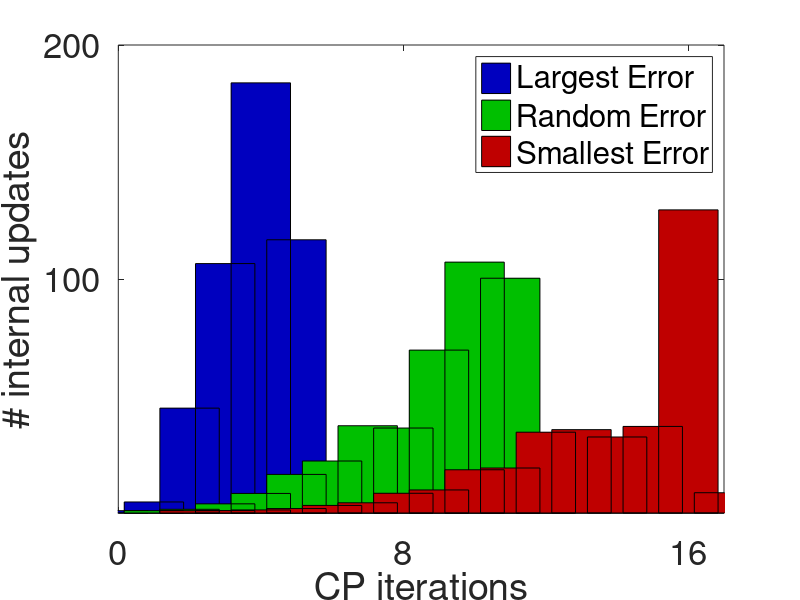

Here is the MATLAB script that generated this plot:
%  Auto-generated by MATLAB on 28-Nov-2014 15:53:21

%Get rid of anything that might pose a problem 
clear all

%load data
load UpPerCP;
ymatrix1 = UpPerCP';

%reorder Bars
tmp = ymatrix1(:,2);
ymatrix1(:,2) = ymatrix1(:,3);
ymatrix1(:,3) = tmp;

% Create figure
figure1 = figure;

% Create axes
axes1 = axes('Parent',figure1,'YTick',[100 200],'XTick',[0 8 16],...
    'FontSize',25);
xlim(axes1,[0 17]);
box(axes1,'on');
hold(axes1,'all');

% Create multiple lines using matrix input to bar
bar1 = bar(ymatrix1,'BarWidth',2,'Parent',axes1);
set(bar1(1),'DisplayName','Largest Error', 'FaceColor', [0 0 0.75]);
set(bar1(2),'DisplayName','Random Error', 'FaceColor', [0 0.75 0]);
set(bar1(3),'DisplayName','Smallest Error', 'FaceColor', [0.75 0 0]);

% Create xlabel
xlabel('CP iterations');

% Create ylabel
ylabel('# internal updates');

% Create legend
legend(axes1,'show');

